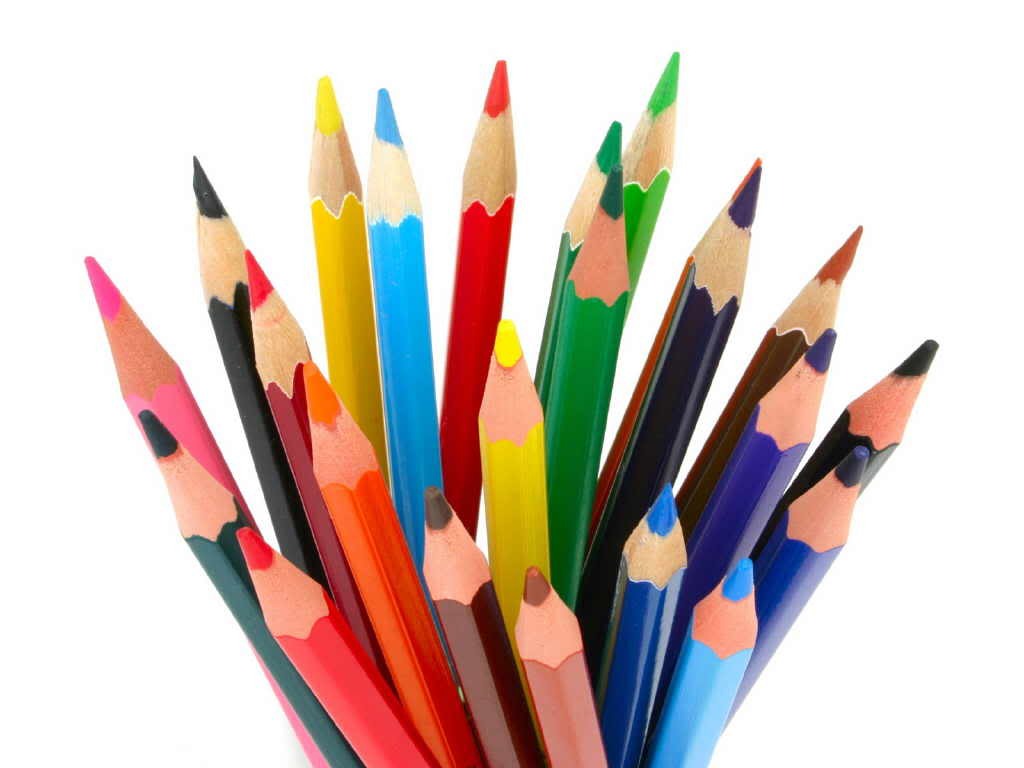
#> input picture 05_imagenes_binarias_morfologia/ejemplos/img/01_lapices.jpg, 1024 x 768 px
$ python 01_umbralizacion_simple.py
#> lines starting #> are read from the running program, lines starting #| are printed output that depends on the picture; after the words box and inside, x2 and y2 are one past the last pixel; in counts of white or black regions, pixels touching at a corner belong together
"""
Umbralización Simple (Thresholding).

Este script demuestra los diferentes tipos de umbralización global disponibles
en OpenCV. La umbralización convierte una imagen en escala de grises a binaria
usando un valor de umbral fijo.
"""

import os

import cv2 as cv
from matplotlib import pyplot as plt


def main():
    # Ruta de la imagen
    ruta_imagen = "../img/01_lapices.jpg"

    # Verificar que el archivo existe
    if not os.path.exists(ruta_imagen):
        print(f"Error: No se encontró la imagen en {ruta_imagen}")
        return

    # Cargar la imagen en escala de grises
    img = cv.imread(ruta_imagen, cv.IMREAD_GRAYSCALE)
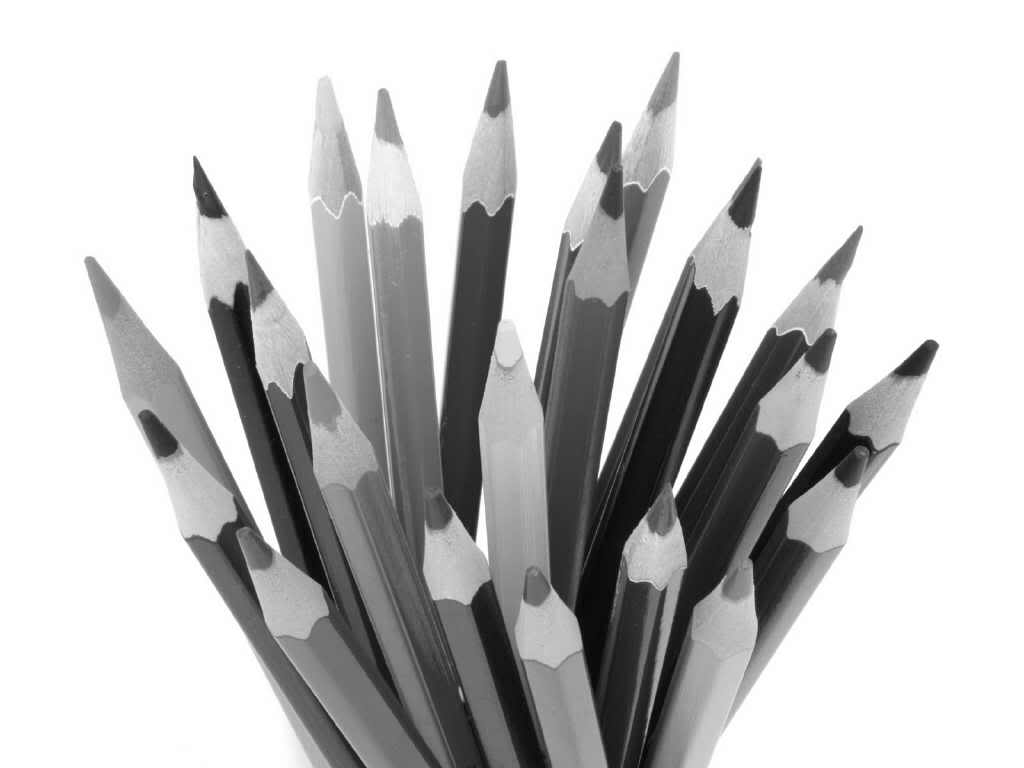
#> img: shape (768, 1024); min 0, max 255, mean 196.7

    if img is None:
        print(f"Error: No se pudo cargar la imagen desde {ruta_imagen}")
        return

    # Valor de umbral y valor máximo
    umbral = 127
    valor_max = 255

    print(f"Aplicando umbralización con umbral={umbral} y valor_max={valor_max}")

    # Aplicar diferentes tipos de umbralización
    ret, thresh1 = cv.threshold(img, umbral, valor_max, cv.THRESH_BINARY)
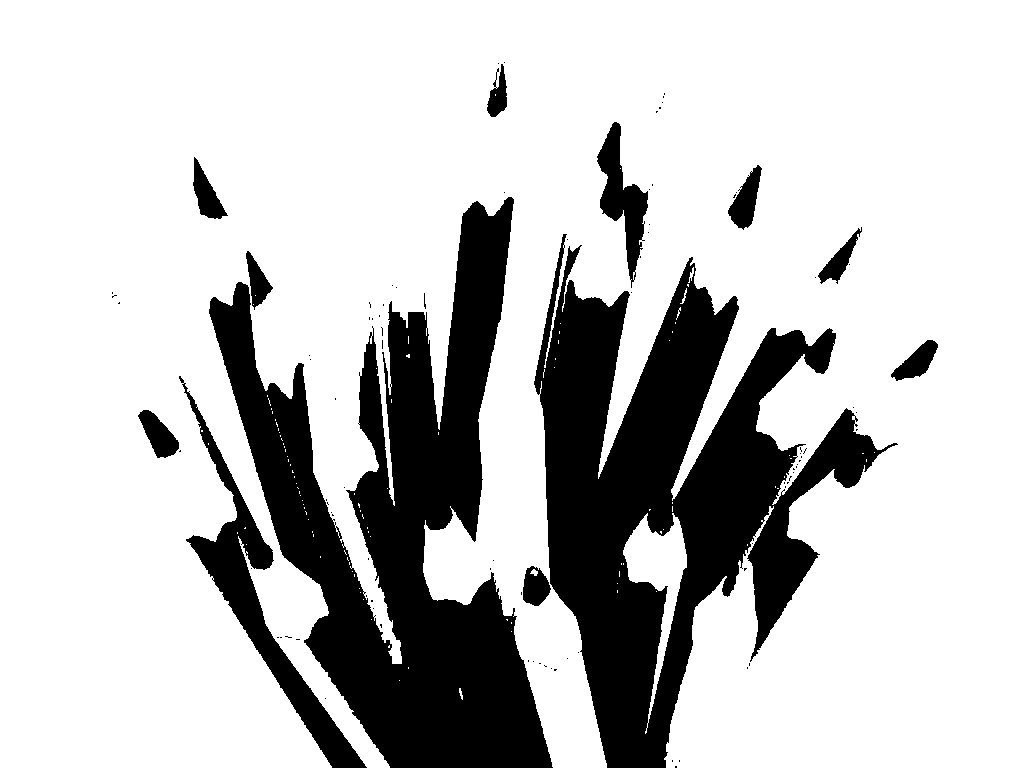
#> thresh1: shape (768, 1024); 77.1% white; 98 black regions (86 under 20 px), largest, box (x1, y1, x2, y2) and area: (534, 234, 898, 768) 80299, (209, 197, 553, 768) 79203, (179, 376, 367, 768) 10180
#> ret = 127
    ret, thresh2 = cv.threshold(img, umbral, valor_max, cv.THRESH_BINARY_INV)
    ret, thresh3 = cv.threshold(img, umbral, valor_max, cv.THRESH_TRUNC)
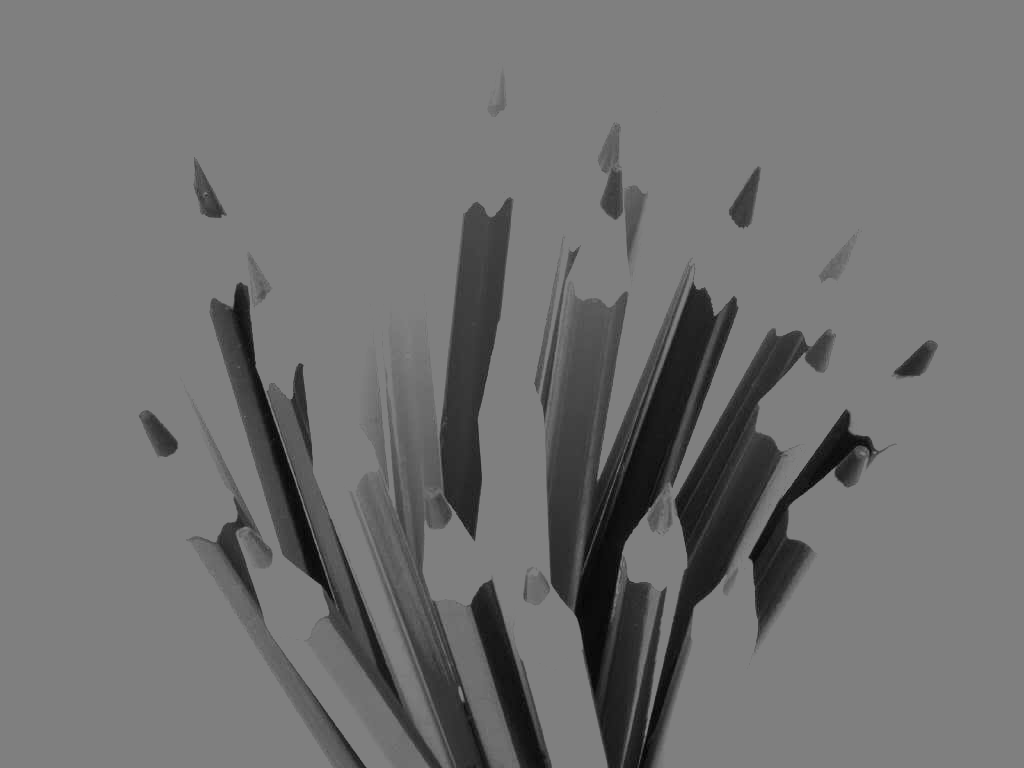
#> thresh3: shape (768, 1024); min 0, max 127, mean 113.8
    ret, thresh4 = cv.threshold(img, umbral, valor_max, cv.THRESH_TOZERO)
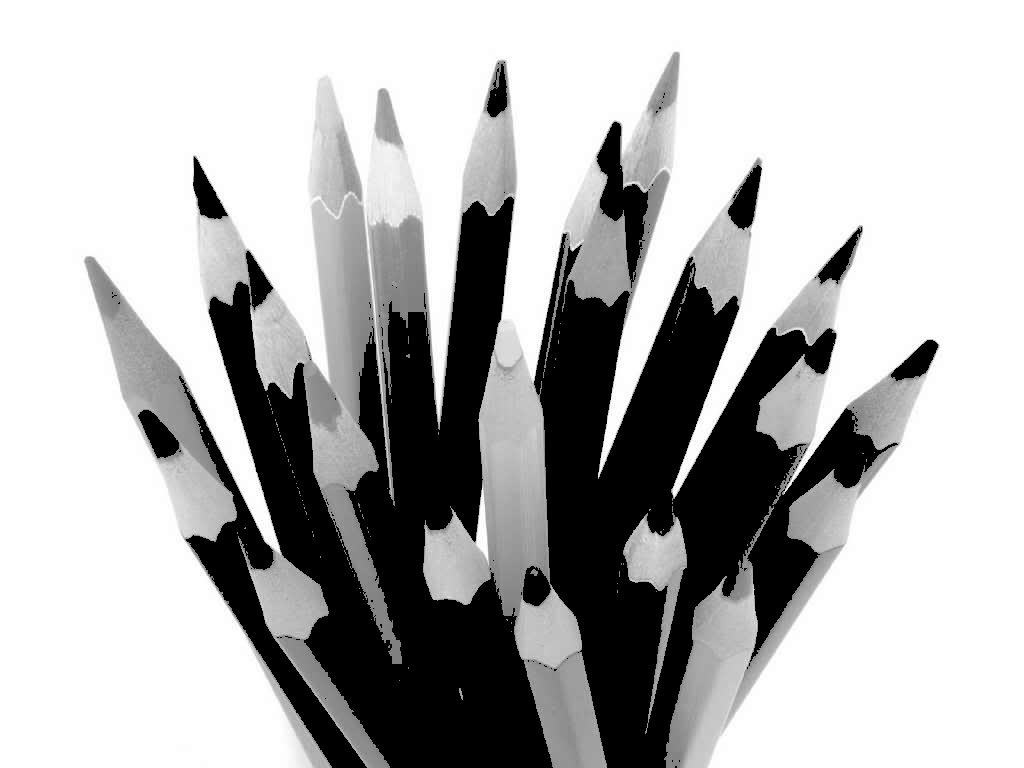
#> thresh4: shape (768, 1024); min 0, max 255, mean 180.9
    ret, thresh5 = cv.threshold(img, umbral, valor_max, cv.THRESH_TOZERO_INV)
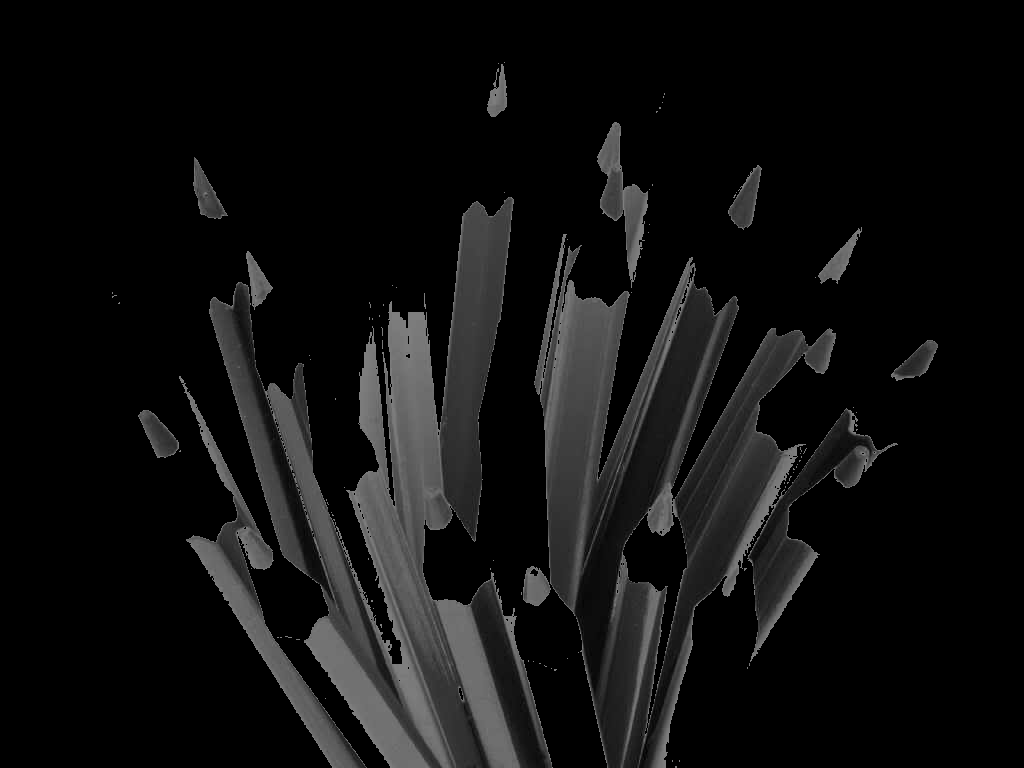
#> thresh5: shape (768, 1024); min 0, max 127, mean 15.8

    # Títulos y lista de imágenes para visualización
    titles = [
        "Original (Escala de Grises)",
        "BINARY (>umbral=255)",
        "BINARY_INV (<umbral=255)",
        "TRUNC (>umbral=umbral)",
        "TOZERO (>umbral=original)",
        "TOZERO_INV (<umbral=original)",
    ]
    images = [img, thresh1, thresh2, thresh3, thresh4, thresh5]

    # Crear figura con subplots
    plt.figure(figsize=(15, 8))

    for i in range(6):
        plt.subplot(2, 3, i + 1)
        plt.imshow(images[i], "gray", vmin=0, vmax=255)
        plt.title(titles[i], fontsize=10)
        plt.xticks([])
        plt.yticks([])

    plt.suptitle("Tipos de Umbralización Simple", fontsize=14, fontweight="bold")
    plt.tight_layout()
    plt.show()

    print("Visualización completada.")


if __name__ == "__main__":
    main()

$ run again, with 05_imagenes_binarias_morfologia/ejemplos/img/03_building.jpg copied over 05_imagenes_binarias_morfologia/ejemplos/img/01_lapices.jpg
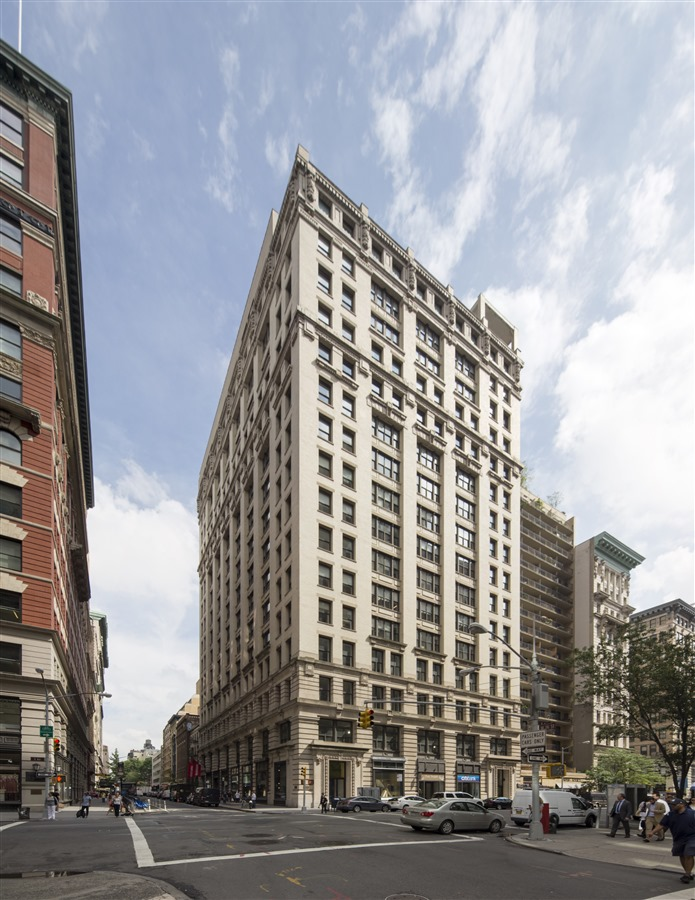
#> input picture 05_imagenes_binarias_morfologia/ejemplos/img/03_building.jpg, 695 x 900 px
#> in main, `ret, thresh1 = cv.threshold(img, umbral, valor_max, cv.THRESH_BINARY)`:
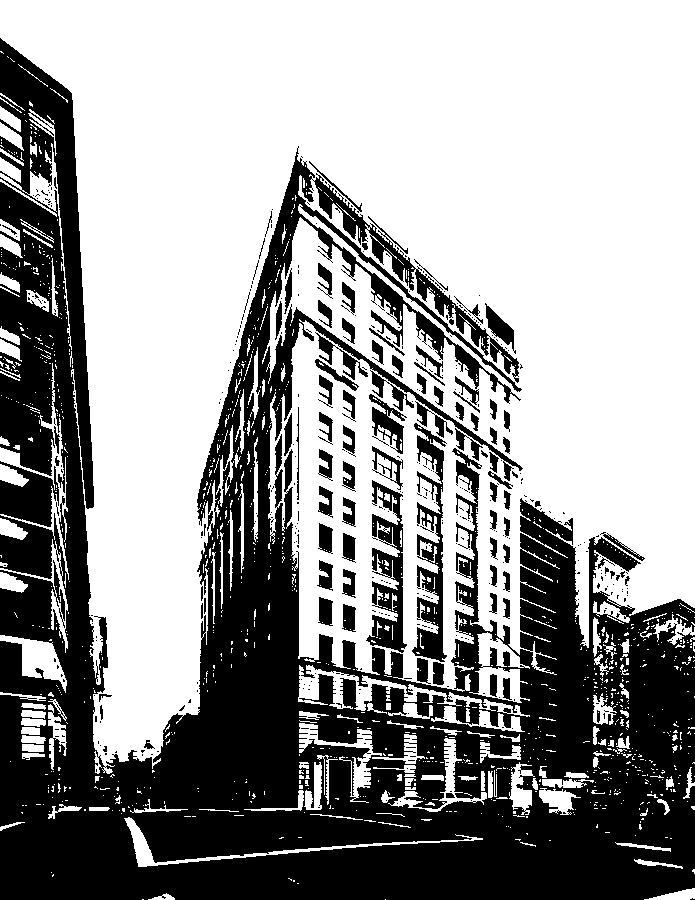
#> thresh1: shape (900, 695); 60.2% white; 443 black regions (350 under 20 px), largest, box (x1, y1, x2, y2) and area: (0, 38, 695, 900) 225199, (412, 423, 447, 662) 3568, (366, 480, 407, 653) 3258
#> ret = 127
#> in main, `ret, thresh5 = cv.threshold(img, umbral, valor_max, cv.THRESH_TOZERO_I..`:
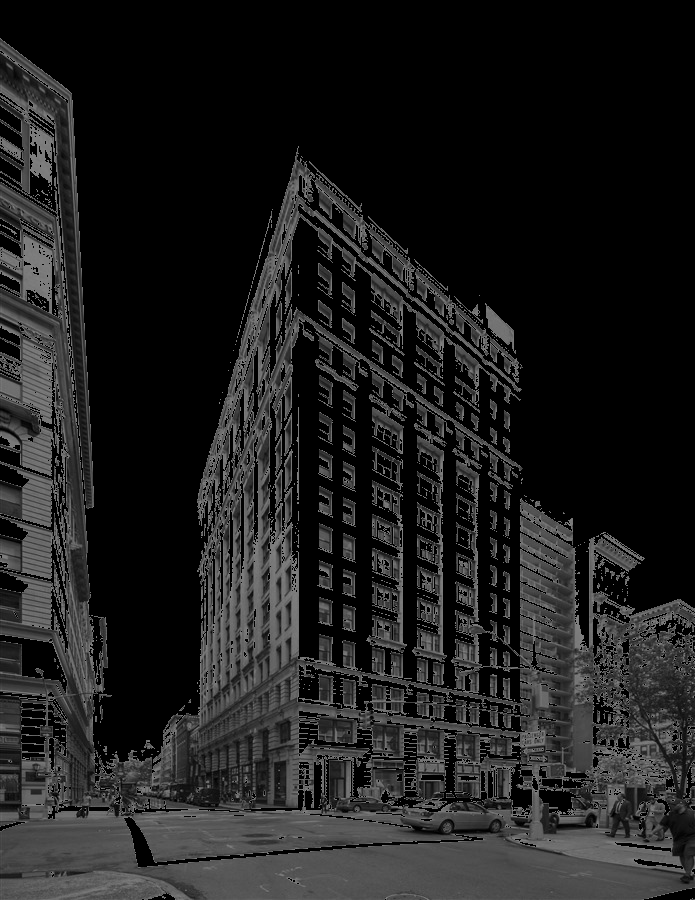
#> thresh5: shape (900, 695); min 0, max 127, mean 30.3
